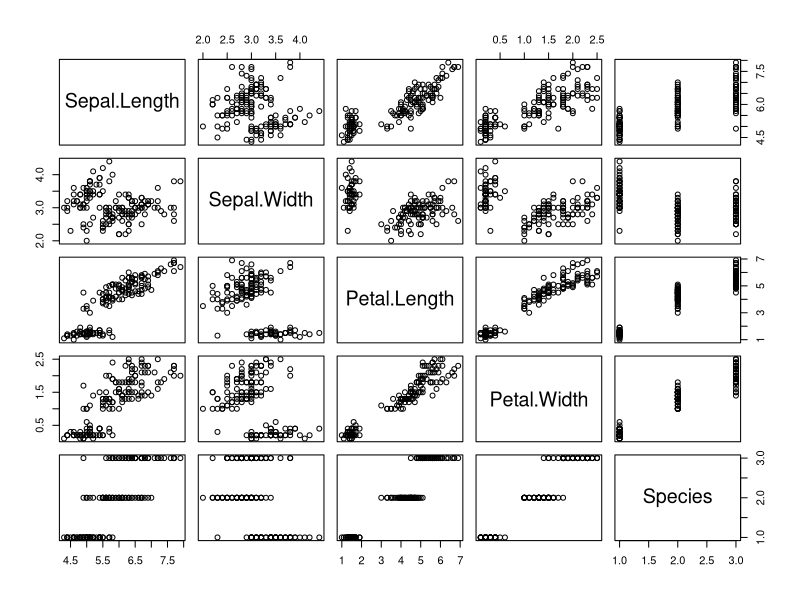
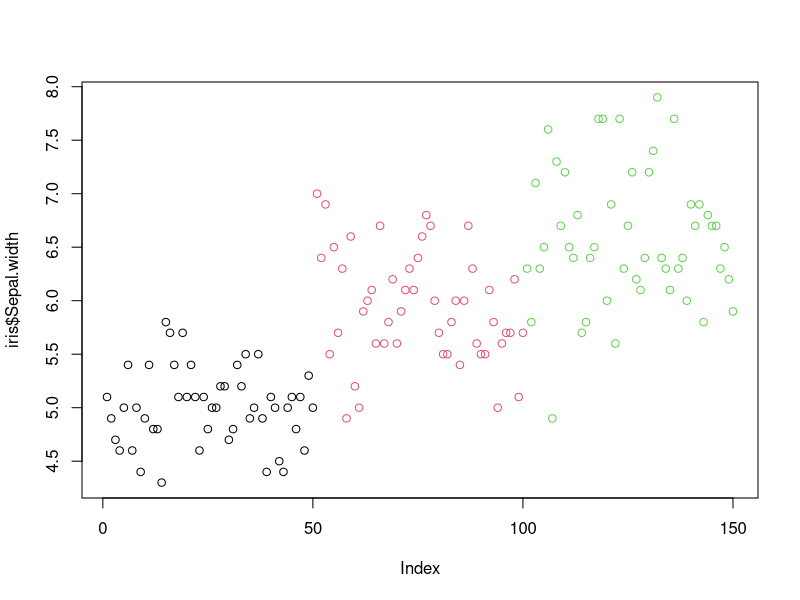
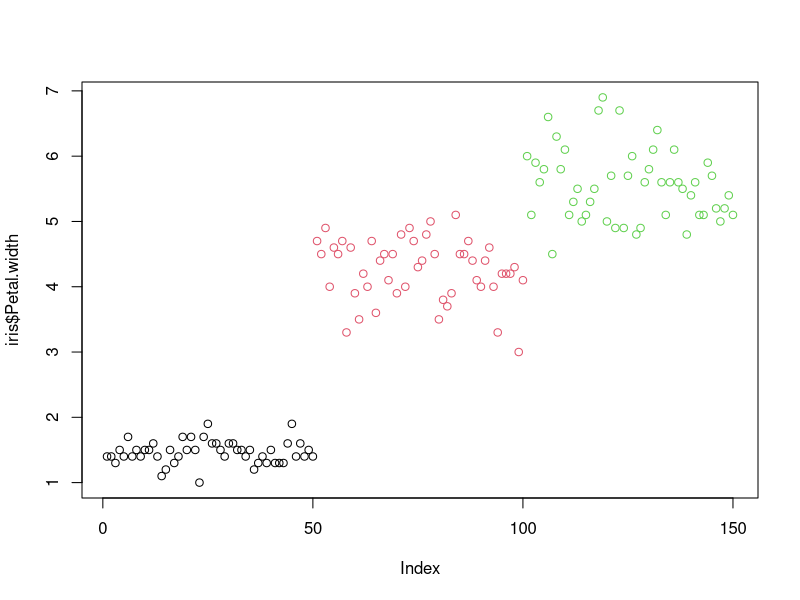
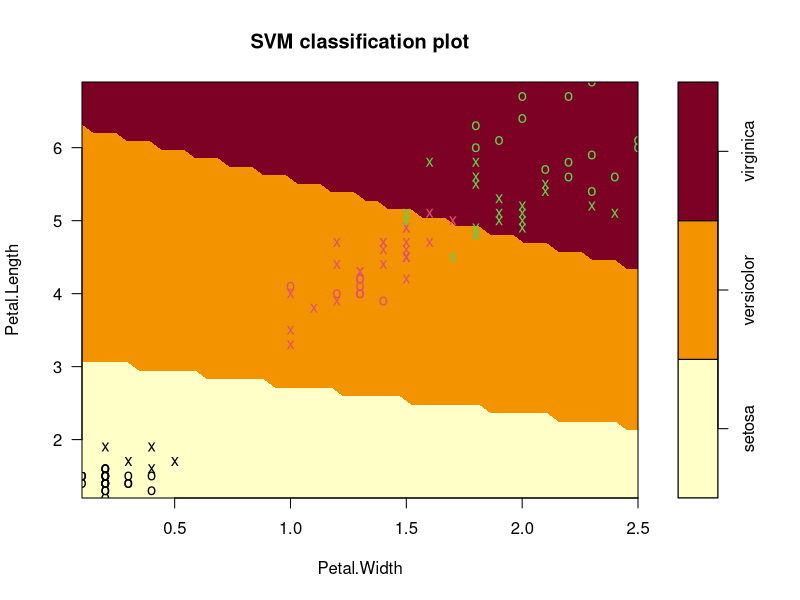
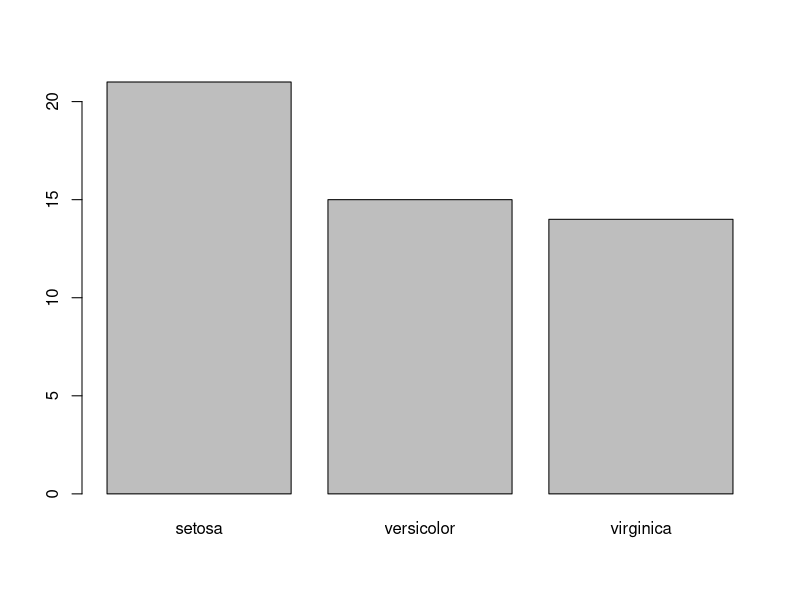

Generate these figures, in order, with R:
library(e1071)
plot(iris)
iris
plot(iris$Sepal.Length, iris$Sepal.width, col=iris$Species)
plot(iris$Petal.Length, iris$Petal.width, col=iris$Species)
s<-sample(150,100)
col<- c("Petal.Length", "Petal.Width", "Species")
iris_train<- iris[s,col]
iris_test<- iris[-s,col]
svmfit<- svm(Species ~., data = iris_train, kernel = "linear", cost = .1, scale = FALSE)
print(svmfit)
plot(svmfit, iris_train[,col])
tuned <- tune(svm, Species~., data = iris_train, kernel = "linear", ranges=
                list(cost=c(0.001,0.01,.1,.1,10,100)))
summary(tuned)
p<-predict(svmfit, iris_test[,col], type="class")
plot(p)
table(p,iris_test[,3] )
mean(p== iris_test[,3])

